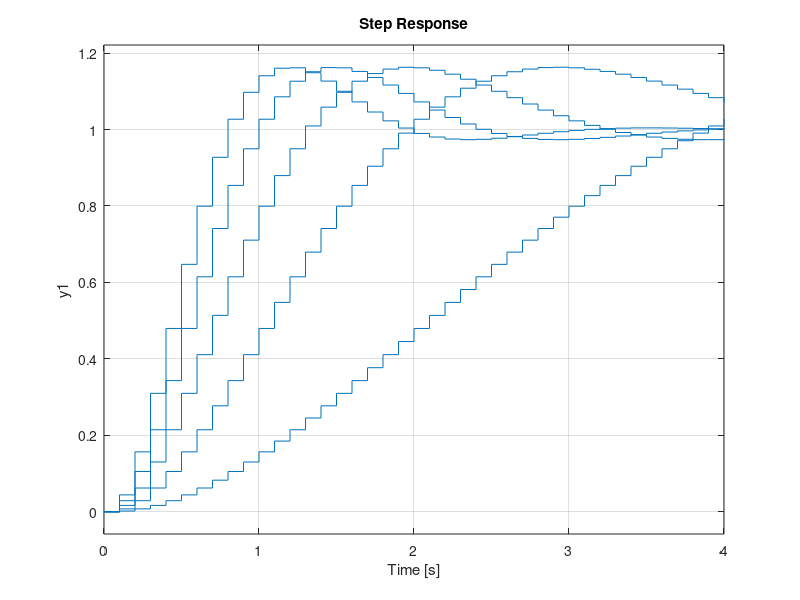

This chart was generated by the following MATLAB code: (Note: this script raises an error after producing the figure.)
Zeta = 0.5;
OmegaArray = [ 0.6283, 1.2566, 1.8850, 2.5133, 3.1416 ];
Larray = cell(size(OmegaArray));

Te = 0.1;


figure()
i = 1
for omega = OmegaArray
    Larray{i} = "omega = " + omega;
    
    Gp = tf(omega*omega, [1, 2*Zeta*omega, omega*omega]);
    Gz = c2d(Gp, Te, 'zoh');
    
    fprintf("omega = %d\n", omega);
    Gp
    Gz
    
    hold on
    step(Gz)
    hold off
    
    i = i+1
end
legend(Larray)

figure()
for omega = OmegaArray
    Gp = tf(omega*omega, [1, 2*Zeta*omega, omega*omega]);
    Gz = c2d(Gp, Te, 'zoh');
    
    hold on
    impulse(Gz)
    hold off
end
legend(Larray)

figure()
for omega = OmegaArray
    Gp = tf(omega*omega, [1, 2*Zeta*omega, omega*omega]);
    Gz = c2d(Gp, Te, 'zoh');
    
    hold on
    pzmap(Gz)
    hold off
end
legend(Larray)

figure()
for omega = OmegaArray
    Gp = tf(omega*omega, [1, 2*Zeta*omega, omega*omega]);
    Gz = c2d(Gp, Te, 'zoh');
    
    hold on
    bode(Gz)
    hold off
end
legend(Larray)